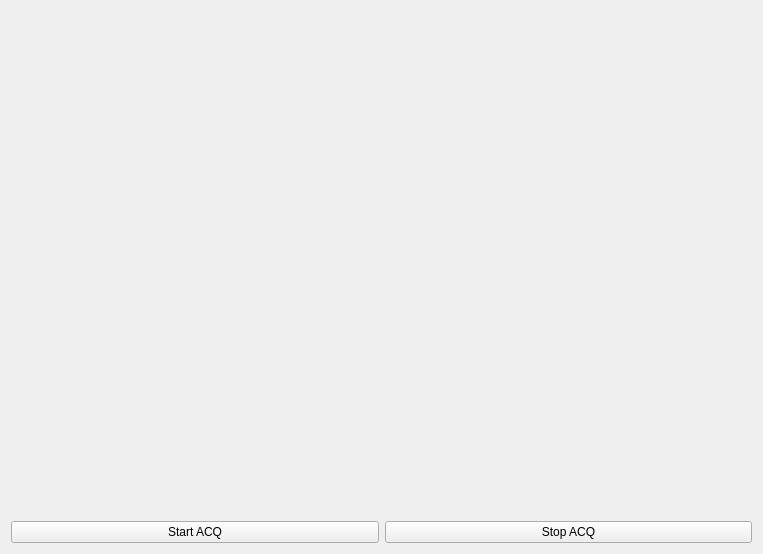
<?xml version="1.0" encoding="UTF-8"?>
<ui version="4.0">
 <class>ClinometerWindow</class>
 <widget class="QWidget" name="ClinometerWindow">
  <property name="geometry">
   <rect>
    <x>0</x>
    <y>0</y>
    <width>763</width>
    <height>554</height>
   </rect>
  </property>
  <property name="windowTitle">
   <string>Form</string>
  </property>
  <layout class="QVBoxLayout" name="verticalLayout">
   <item>
    <spacer name="verticalSpacer">
     <property name="orientation">
      <enum>Qt::Vertical</enum>
     </property>
     <property name="sizeHint" stdset="0">
      <size>
       <width>20</width>
       <height>40</height>
      </size>
     </property>
    </spacer>
   </item>
   <item>
    <layout class="QHBoxLayout" name="horizontalLayout">
     <item>
      <widget class="QPushButton" name="pushButton">
       <property name="text">
        <string>Start ACQ</string>
       </property>
      </widget>
     </item>
     <item>
      <widget class="QPushButton" name="pushButton_2">
       <property name="text">
        <string>Stop ACQ</string>
       </property>
      </widget>
     </item>
    </layout>
   </item>
  </layout>
 </widget>
 <resources/>
 <connections/>
</ui>
